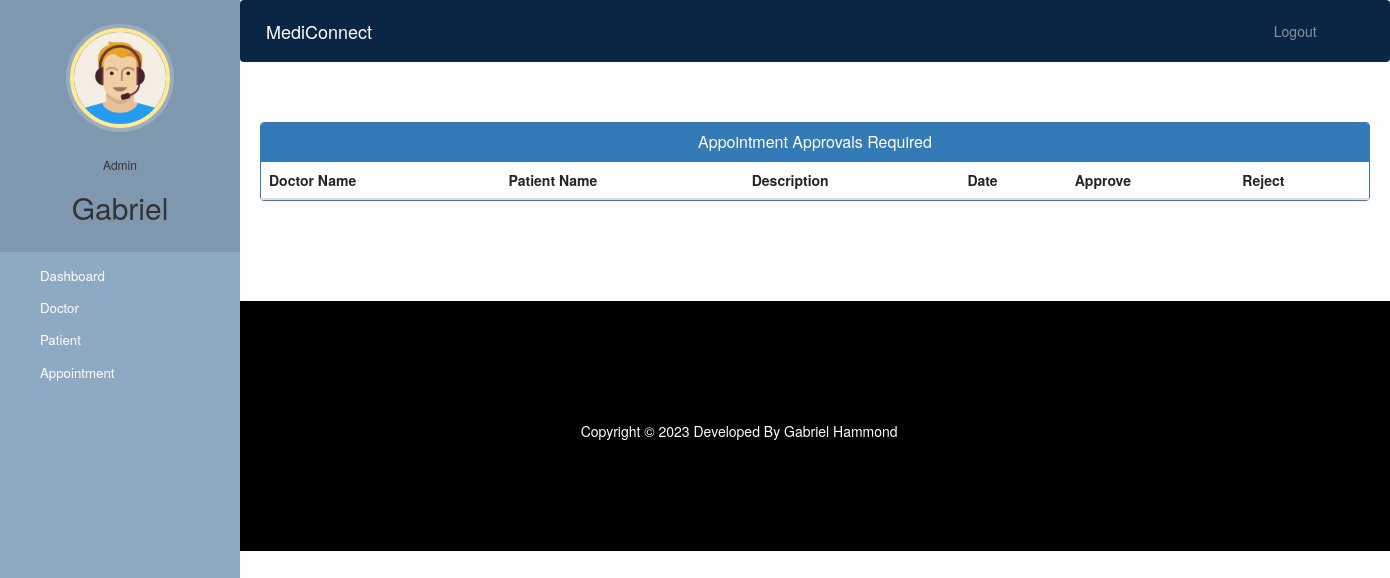
/admin-approve-appointment (signed in), run on an earlier commit of the app's database.
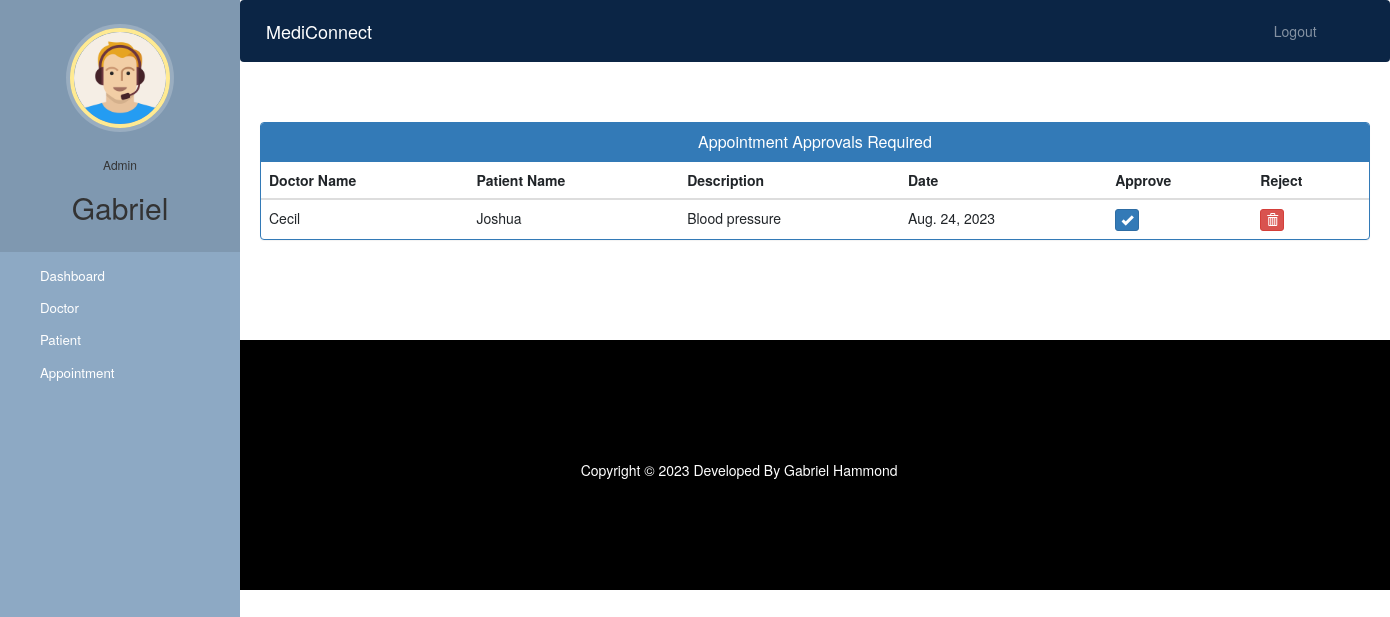
And on a later commit of the database.
### hospital/models.py (models this page shows)
class Appointment(models.Model):
    patientId=models.PositiveIntegerField(null=True)
    doctorId=models.PositiveIntegerField(null=True)
    patientName=models.CharField(max_length=40,null=True)
    doctorName=models.CharField(max_length=40,null=True)
    appointmentDate=models.DateField(auto_now=True)
    description=models.TextField(max_length=500)
    status=models.BooleanField(default=False)

### hospital/views.py (the view)
# urls.py: path('admin-approve-appointment', views.admin_approve_appointment_view,
@login_required(login_url='adminlogin')
@user_passes_test(is_admin)
def admin_approve_appointment_view(request):
    appointments=models.Appointment.objects.all().filter(status=False)
    return render(request,'hospital/admin_approve_appointment.html',{'appointments':appointments})

### hospital/views.py (called while the page is built)
def is_admin(user):
    return user.groups.filter(name='ADMIN').exists()

### templates/hospital/admin_approve_appointment.html (shortened to what this page needs)
{% extends 'hospital/admin_base.html' %}
{% block content %}
<head>
  <link href="//netdna.bootstrapcdn.com/bootstrap/3.0.0/css/bootstrap.min.css" rel="stylesheet" id="bootstrap-css">
</head>
<div class="container">
  <div class="panel panel-primary">
    <div class="panel-heading">
      <h6 class="panel-title">Appointment Approvals Required</h6>
    </div>
    <table class="table table-hover" id="dev-table">
      <thead>
        <tr>
          <th>Doctor Name</th>
          <th>Patient Name</th>
          <th>Description</th>
          <th>Date</th>
          <th>Approve</th>
          <th>Reject</th>
        </tr>
      </thead>
      {% for a in appointments %}
      <tr>
        <td> {{a.doctorName}}</td>
        <td>{{a.patientName}}</td>
        <td>{{a.description}}</td>
        <td>{{a.appointmentDate}}</td>
        <td><a class="btn btn-primary btn-xs" href="{% url 'approve-appointment' a.id  %}"><span class="glyphicon glyphicon-ok"></span></a></td>
        <td><a class="btn btn-danger btn-xs" href="{% url 'reject-appointment' a.id  %}"><span class="glyphicon glyphicon-trash"></span></a></td>
      </tr>
      {% endfor %}
    </table>
  </div>
</div>
{% endblock content %}

What changed in the data, as far as the page shows it:
added Appointment: doctorName "Cecil", patientName "Joshua", description "Blood pressure", appointmentDate "Aug. 24, 2023"
